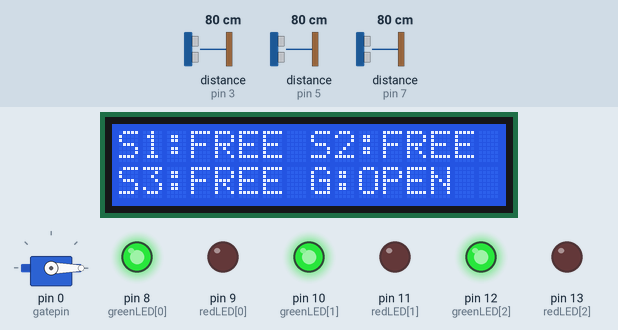
Bench run of a sketch on a simulated Arduino Uno, built with avr-gcc and run on an emulated ATmega328P. Parts: 16×2 character LCD, servo, output pins drawn as LEDs (lit = HIGH). Wiring (inferred from the names in the program): 3 × ultrasonic range finder: trigger pin 2, echo pin 3 / trigger pin 4, echo pin 5 / trigger pin 6, echo pin 7. The test bench sets the inputs (shaded band); at power-on: distance to the obstacle (sensors on pin 3, pin 5, pin 7) 80 cm. The echo pulse lasts 58.3 µs per cm; pins used as bus, display or sensor lines are not drawn.

Above: at 3.2 s.
3.3 s: distance to the obstacle (sensor on pin 3) set to 18 cm
4.8 s: distance to the obstacle (sensor on pin 3) set to 13 cm
At 5.15 s:
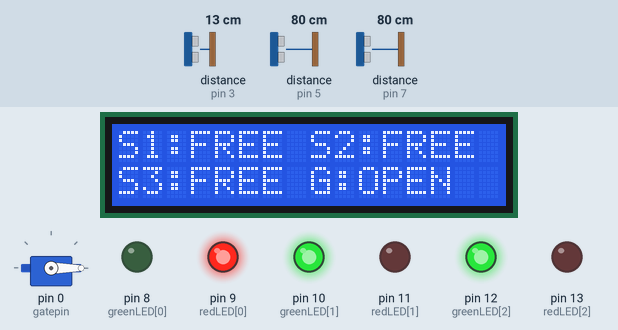
At 6.3 s:
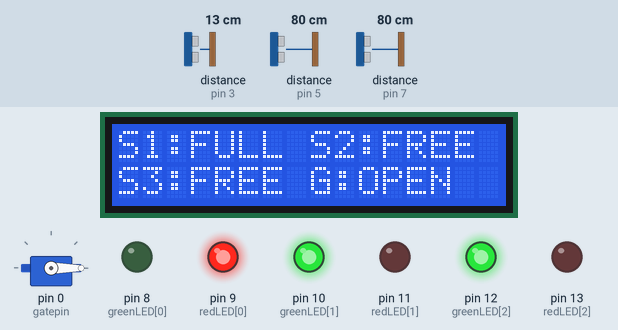
6.6 s: distance to the obstacle (sensor on pin 5) set to 17 cm
8.1 s: distance to the obstacle (sensor on pin 5) set to 14 cm
At 8.8 s:
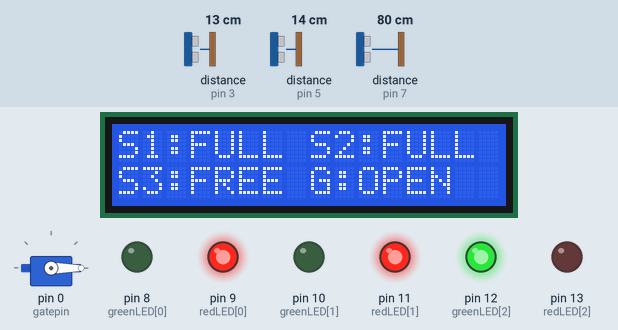
9.7 s: distance to the obstacle (sensor on pin 7) set to 17 cm
11.2 s: distance to the obstacle (sensor on pin 7) set to 14 cm
At 12.3 s:
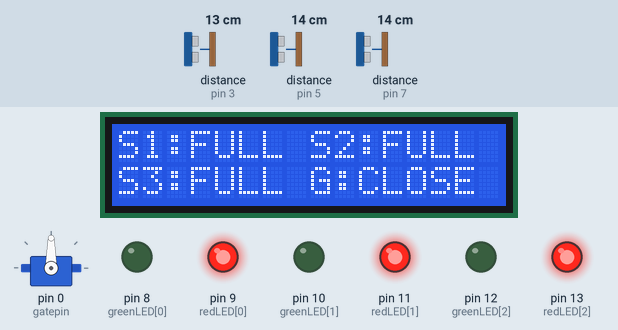
Timing chart, 0 to 13.7 s (numbered marks = the images above; inputs shaded):
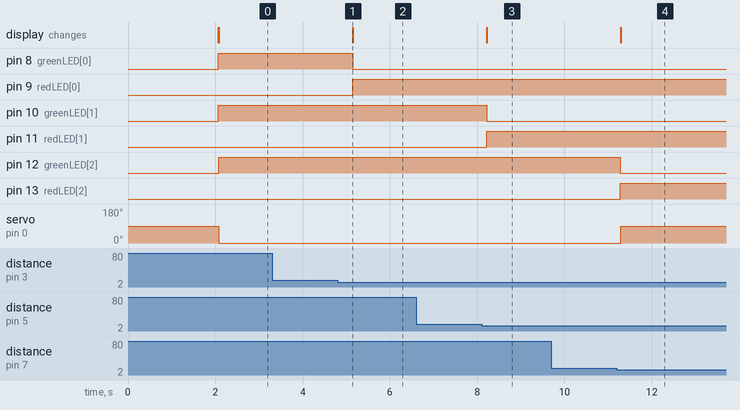

Measured:
- the behaviour switches between 16 and 15 cm on distance to the obstacle (sensor on pin 3) (found by bisection; images 0 and 1)
- the behaviour switches between 16 and 15 cm on distance to the obstacle (sensor on pin 5) (found by bisection; images 2 and 3)
- the behaviour switches between 16 and 15 cm on distance to the obstacle (sensor on pin 7) (found by bisection; images 3 and 4)
- after the input at 3.3 s, every drawn part: stays the same
- after the input at 4.8 s, pin 8 (greenLED[0]): HIGH → LOW after 0.34 s; pin 9 (redLED[0]): LOW → HIGH after 0.34 s
- after the input at 6.6 s, every drawn part: stays the same
- after the input at 8.1 s, pin 10 (greenLED[1]): HIGH → LOW after 0.11 s; pin 11 (redLED[1]): LOW → HIGH after 0.11 s; the display: changes after 0.12 s (image 3)
- after the input at 9.7 s, every drawn part: stays the same
- after the input at 11.2 s, pin 12 (greenLED[2]): HIGH → LOW after 0.08 s; pin 13 (redLED[2]): LOW → HIGH after 0.08 s; servo on pin 0 (gatepin): 0° → 90° after 0.09 s; the display: changes after 0.09 s (image 4)

The sketch:

smart_parking_system.ino
```cpp
#include<LiquidCrystal.h>
#include<Servo.h>

LiquidCrystal lcd(A0,A1,A2,A3,A4,A5);

Servo gateServo;
const int gatepin=0;
const int trigpins[3]={2,4,6};
const int echopins[3]={3,5,7};
const int greenLED[3]={8, 10, 12};
const int redLED[3]={9, 11, 13};

long duration;
long distance;

int getdistance(int trigpin, int echopin){
  digitalWrite(trigpin,LOW);
  delayMicroseconds(2);
  digitalWrite(trigpin,HIGH);
  delayMicroseconds(10);
  digitalWrite(trigpin,LOW);

  duration = pulseIn(echopin, HIGH, 2000);
  distance = duration*0.034/2;
  return distance;
}

void setup(){
  lcd.begin(16,2);
  gateServo.attach(gatepin);
  for (int i = 0; i < 3; i++){
    pinMode(trigpins[i], OUTPUT);
    pinMode(echopins[i], INPUT);
    pinMode(greenLED[i], OUTPUT);
    pinMode(redLED[i], OUTPUT);
  }
  lcd.print(" Smart Parking ");
  lcd.setCursor(0, 1);
  lcd.print(" Initializing ");
  delay(2000);
  lcd.clear();
}

void loop(){
  bool slotOccupied[3];
  int occupiedCount=0;
  for (int i=0;i<3;i++){
    int d= getdistance(trigpins[i],echopins[i]);
    if (d>0 && d<15){
      slotOccupied[i] = true;
      digitalWrite(redLED[i], HIGH);
      digitalWrite(greenLED[i], LOW);
      occupiedCount++;
    }
    else{
      slotOccupied[i]=false;
      digitalWrite(redLED[i],LOW);
      digitalWrite(greenLED[i],HIGH);
    }
  }
  int freeSlots = 3 - occupiedCount;

  if (freeSlots > 0) {
    gateServo.write(0);
  } else {
    gateServo.write(90);
  }
  lcd.clear();
  lcd.setCursor(0,0);
  lcd.print("S1:");
  lcd.print(slotOccupied[0] ? "FULL " : "FREE ");
  lcd.print("S2:");
  lcd.print(slotOccupied[1] ? "FULL" : "FREE");
  lcd.setCursor(0, 1);
  lcd.print("S3:");
  lcd.print(slotOccupied[2] ? "FULL " : "FREE ");
  lcd.print("G:");
  lcd.print(freeSlots > 0 ? "OPEN" : "CLOSE");

  delay(500);
}
```
